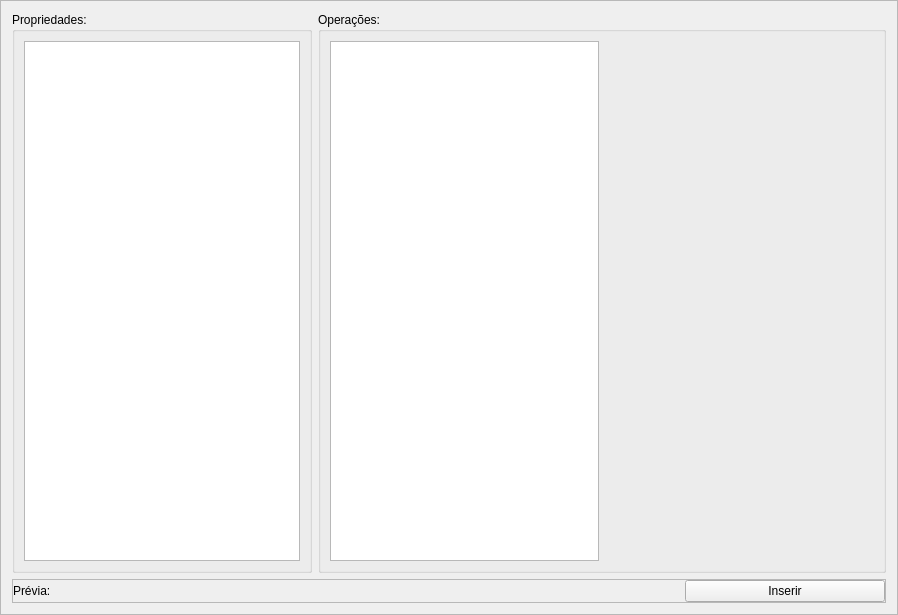
<?xml version="1.0" encoding="UTF-8"?>
<ui version="4.0">
 <class>Frame</class>
 <widget class="QFrame" name="Frame">
  <property name="geometry">
   <rect>
    <x>0</x>
    <y>0</y>
    <width>898</width>
    <height>615</height>
   </rect>
  </property>
  <property name="windowTitle">
   <string>Frame</string>
  </property>
  <property name="frameShape">
   <enum>QFrame::StyledPanel</enum>
  </property>
  <property name="frameShadow">
   <enum>QFrame::Raised</enum>
  </property>
  <layout class="QGridLayout" name="gridLayout">
   <item row="1" column="0" colspan="2">
    <widget class="QFrame" name="frame">
     <property name="frameShape">
      <enum>QFrame::StyledPanel</enum>
     </property>
     <property name="frameShadow">
      <enum>QFrame::Raised</enum>
     </property>
     <layout class="QGridLayout" name="gridLayout_4">
      <property name="margin">
       <number>0</number>
      </property>
      <property name="spacing">
       <number>3</number>
      </property>
      <item row="0" column="1">
       <widget class="QLabel" name="lb_expression">
        <property name="font">
         <font>
          <pointsize>10</pointsize>
         </font>
        </property>
        <property name="text">
         <string/>
        </property>
       </widget>
      </item>
      <item row="0" column="0">
       <widget class="QLabel" name="label">
        <property name="sizePolicy">
         <sizepolicy hsizetype="Fixed" vsizetype="Preferred">
          <horstretch>0</horstretch>
          <verstretch>0</verstretch>
         </sizepolicy>
        </property>
        <property name="maximumSize">
         <size>
          <width>40</width>
          <height>16777215</height>
         </size>
        </property>
        <property name="text">
         <string>Prévia:</string>
        </property>
       </widget>
      </item>
      <item row="0" column="2">
       <widget class="QPushButton" name="bt_insert">
        <property name="maximumSize">
         <size>
          <width>200</width>
          <height>16777215</height>
         </size>
        </property>
        <property name="text">
         <string>Inserir</string>
        </property>
       </widget>
      </item>
     </layout>
    </widget>
   </item>
   <item row="0" column="1">
    <widget class="QGroupBox" name="groupBox_2">
     <property name="minimumSize">
      <size>
       <width>200</width>
       <height>0</height>
      </size>
     </property>
     <property name="title">
      <string>Operações:</string>
     </property>
     <layout class="QGridLayout" name="gridLayout_3">
      <item row="0" column="0">
       <widget class="QListWidget" name="list_operations">
        <property name="maximumSize">
         <size>
          <width>300</width>
          <height>16777215</height>
         </size>
        </property>
       </widget>
      </item>
      <item row="0" column="1">
       <widget class="QLabel" name="lb_description">
        <property name="sizePolicy">
         <sizepolicy hsizetype="MinimumExpanding" vsizetype="Preferred">
          <horstretch>0</horstretch>
          <verstretch>0</verstretch>
         </sizepolicy>
        </property>
        <property name="minimumSize">
         <size>
          <width>200</width>
          <height>0</height>
         </size>
        </property>
        <property name="maximumSize">
         <size>
          <width>400</width>
          <height>16777215</height>
         </size>
        </property>
        <property name="text">
         <string/>
        </property>
        <property name="alignment">
         <set>Qt::AlignLeading|Qt::AlignLeft|Qt::AlignTop</set>
        </property>
        <property name="wordWrap">
         <bool>true</bool>
        </property>
       </widget>
      </item>
     </layout>
    </widget>
   </item>
   <item row="0" column="0">
    <widget class="QGroupBox" name="groupBox">
     <property name="sizePolicy">
      <sizepolicy hsizetype="Minimum" vsizetype="Preferred">
       <horstretch>0</horstretch>
       <verstretch>0</verstretch>
      </sizepolicy>
     </property>
     <property name="minimumSize">
      <size>
       <width>200</width>
       <height>0</height>
      </size>
     </property>
     <property name="maximumSize">
      <size>
       <width>300</width>
       <height>16777215</height>
      </size>
     </property>
     <property name="title">
      <string>Propriedades:</string>
     </property>
     <layout class="QGridLayout" name="gridLayout_2">
      <item row="0" column="0">
       <widget class="QListWidget" name="list_properties"/>
      </item>
     </layout>
    </widget>
   </item>
  </layout>
 </widget>
 <resources/>
 <connections/>
</ui>
